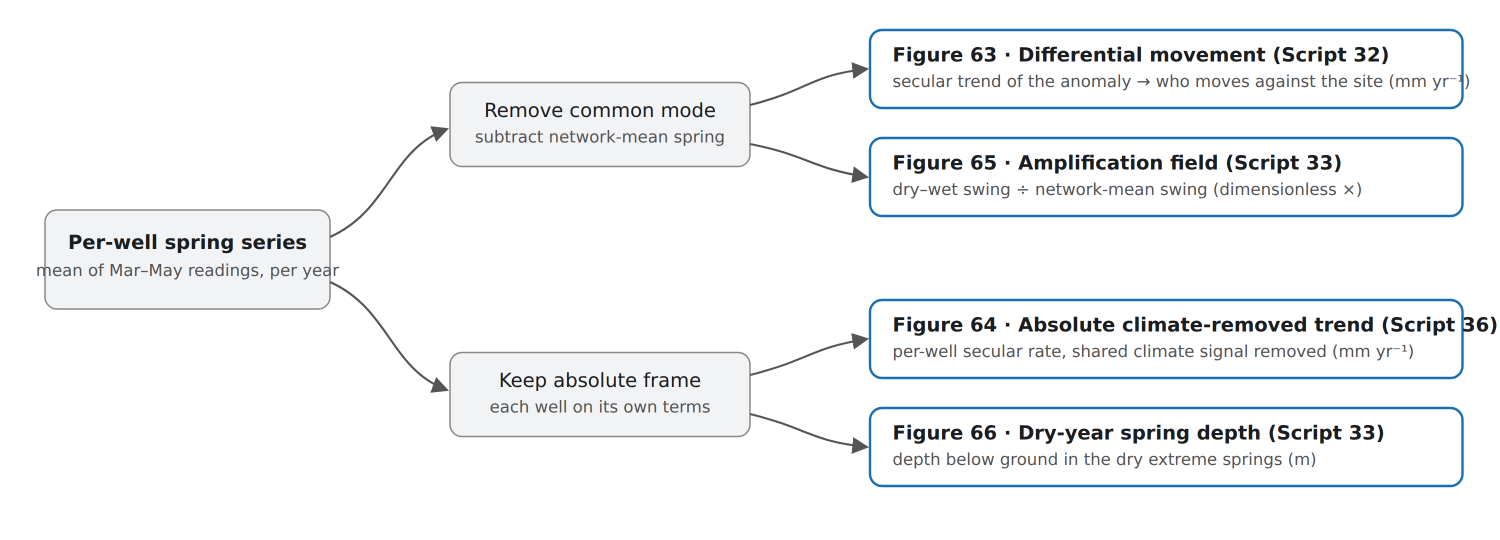
#> input picture docs/report/S10_network_change_schematic.png, 3000 x 1080 px (shown at 1/2 size)
$ python -i reembed_paper_figures.py   (imports and definitions only)
#> lines starting #> are read from the running program, lines starting #| are printed output that depends on the picture
#!/usr/bin/env python3
"""
reembed_paper_figures.py — put the CURRENT pipeline figure into each paper ODT.

WHY THIS IS NOT reembed_figures.py

  tools/reembed_figures.py keeps the REPORT's pictures current. It identifies an
  embedded picture by walking the declared output's git history for a revision
  whose bytes are embedded. That works for the report because the report embeds
  the pipeline's own bytes.

  The papers do not. Paper 1 and Paper 2 embed RESAMPLED copies: long edge 1600 px
  (Paper 1) or 1700 px (Paper 2), mostly re-encoded as JPEG, whatever the output's
  own size and format. No revision of any output has those bytes, so the report
  tool's byte match never fires on a paper and every paper figure is invisible to
  it — current or stale alike.

  So here a picture is identified by its CAPTION and compared by CONTENT:

  the map      docs/papers/paper_1/PAPER1_FIGURES.md and
               docs/papers/paper_2/PAPER2_FIGURES.md (figure number -> rendered
               file under outputs/). The paper captions do not reliably name their
               source; these tables are the durable record.
  the pairing  each draw:frame/draw:image in content.xml is paired with the
               caption that belongs to it: the "Figure N" paragraph inside the same
               text-box, else the paragraph that holds the frame when its own text
               begins "Figure N", else the first "Figure N" paragraph after it
               (stopping at a heading). "Figure N (continued)" belongs to N.
  the score    both pictures are flattened onto white, reduced to greyscale at
               SCORE_WIDTH px wide (the embedded picture's aspect), blurred by one
               pixel, aligned by the best whole-pixel shift within SCORE_SHIFT, and
               differenced. The score is the WORST BLOCK: the largest mean absolute
               difference (0-255) over a grid of SCORE_BLOCKS blocks across. A
               resample, a JPEG recompression or a one-pixel misregistration spreads
               a little difference over every edge; a re-rendered figure (a changed
               label, an added line, a moved contour) puts a lot of difference in
               one place. A whole-picture mean cannot tell those apart — it averages
               a changed number in a title into nothing (measured: see
               STALE_THRESHOLD).

  A figure whose map row names two or more files is a COMPOSITE. It is paired
  part-for-part, in document order, only when the paper embeds exactly as many
  images and that order is also the best-scoring assignment; otherwise it is
  reported and left alone. A row marked "DO NOT USE" is reported as excluded.

WRITING

  --apply replaces each STALE picture: the current output is resampled (PIL,
  LANCZOS) to the embedded picture's pixel WIDTH (never past the output's own
  width), keeping the output's aspect, and encoded in the embedded member's own
  format: a .png member gets PNG, a .jpg member gets JPEG quality 90. The member
  name, the manifest media-type and draw:mime-type are not rewritten, so the bytes
  must match them (most paper members are .jpg even where the output is a PNG,
  so "the output's own type" would put PNG bytes under a JPEG name). Where the new
  aspect differs from the frame's by more than ASPECT_TOL the frame's svg:height
  is recomputed from its kept svg:width, in whatever unit the frame uses (cm, in,
  mm, pt), exactly as reembed_figures 1.2.0 does.

  Every write goes through tools/odt_edit.py: edit() for the svg:height, then
  replace_image() once per picture. The chain is written into a temporary
  directory and only the final file is copied out, to the NEXT version filename
  beside the source (Paper1_v1_66.odt -> Paper1_v1_67.odt). A versioned document
  is never edited in place, and an existing next version is never overwritten.

Usage:
    python3 tools/reembed_paper_figures.py                      # dry run, both papers
    python3 tools/reembed_paper_figures.py --only paper1
    python3 tools/reembed_paper_figures.py --apply --only paper2
    python3 tools/reembed_paper_figures.py --only paper1 --odt /path/to/Paper1_v1_66.odt
"""
from __future__ import annotations

__version__ = "1.0.0"  # 2026-10-07 (Claude). First issue. Extends reembed_figures to the
#   papers, as Martin approved: the PAPER1_FIGURES.md and PAPER2_FIGURES.md tables are the map, pictures are paired
#   by caption and compared by content, and a stale one is resampled to the paper's own
#   embedded width (1600/1700 px). Needs odt_edit >= 1.9.0 (replace_image accepts JPEG).

import argparse
import io
import re
import shutil
import sys
import tempfile
import zipfile
from itertools import permutations
from pathlib import Path
from xml.dom import minidom

import numpy as np
from PIL import Image, ImageFilter

sys.path.insert(0, str(Path(__file__).resolve().parent))
import odt_edit                                                  # noqa: E402

REPO = Path(__file__).resolve().parents[1]
OUTPUTS = REPO / "outputs"

PAPERS = {
    "paper1": (REPO / "docs/papers/paper_1", "Paper1", "PAPER1_FIGURES.md"),
    "paper2": (REPO / "docs/papers/paper_2", "Hollingham_2026_Paper2_amended",
               "PAPER2_FIGURES.md"),
}

SCORE_WIDTH = 400
SCORE_BLOCKS = 25          # blocks across, so 16 px blocks at SCORE_WIDTH
SCORE_SHIFT = 2            # px at SCORE_WIDTH searched for the best global alignment
# Worst-block score above which the embedded picture is a DIFFERENT picture from the
# current output. Calibrated 2026-10-07 on Paper1_v1_66 and Paper2_amended_v32, every
# borderline pair checked by eye side by side:
#   same picture      0.4 (P1 Fig 16, swapped in at v1_61)
#                     7.4 (P1 Fig 3: identical content, rendered at a 0.1 % different
#                          aspect, so every edge is misregistered by about a pixel)
#   real changes      11.8 (P1 Fig 11: one contour segment and its label moved)
#                     18.3 (P2 Fig 3: clearfell step 120 -> 108 mm, CUSUM final)
#                     22.9 (P1 Fig 6: detrending mean 19.46 -> 19.51, one axis label)
#                     23.0 (P1 Fig 19: lambda 228 -> 220 m), then 24.9 upward.
# The line goes in the gap and toward its low side, because the two errors are not
# equal: a false STALE re-embeds a fresh resample of the same current output (harmless),
# a false "current" leaves a stale figure in a paper. The whole-picture mean, tried
# first, could not do this: it scored P1 Fig 11 (changed) 0.8 and P1 Fig 3 (unchanged)
# 1.7, and put four changed figures (2.0-2.6) below the unchanged one's neighbourhood.
STALE_THRESHOLD = 9.0
ASPECT_TOL = 0.005
JPEG_QUALITY = 90


# ----------------------------------------------------------------------------- files

def version_key(path: Path, stem: str) -> tuple[int, ...] | None:
    m = re.fullmatch(re.escape(stem) + r"_v(\d+(?:_\d+)*)\.odt", path.name)
    return tuple(int(x) for x in m.group(1).split("_")) if m else None


# [28 lines left out: functions newest_version, next_version, resolve_output, not called in this run]


# ----------------------------------------------------------------------------- the map

IMG_RE = re.compile(r"[\w./-]+\.(?:png|jpe?g)", re.I)


# [24 lines left out: function parse_map, not called in this run]


# ----------------------------------------------------------------------------- pairing

FRAME_RE = re.compile(r'<draw:frame\b([^>]*)>\s*<draw:image\b[^>]*?xlink:href="(Pictures/[^"]+)"',
                      re.S)
CAPTION_RE = re.compile(r"Figure\s*(\d+)")


def _plain(fragment: str) -> str:
    fragment = re.sub(r"<draw:frame\b.*?</draw:frame>", "", fragment, flags=re.S)
    return re.sub(r"<[^>]+>", "", fragment).strip()


def _caption_number(text: str) -> int | None:
    m = CAPTION_RE.match(text)
    return int(m.group(1)) if m else None


# [30 lines left out: function pair_images, not called in this run]


# ----------------------------------------------------------------------------- content

def _flatten(im: Image.Image) -> Image.Image:
    im.load()
    if im.mode in ("RGBA", "LA", "P", "PA"):
        im = im.convert("RGBA")
        bg = Image.new("RGBA", im.size, (255, 255, 255, 255))
        im = Image.alpha_composite(bg, im)
    return im.convert("RGB")


def grey(im: Image.Image) -> Image.Image:
    return _flatten(im).convert("L")


# [276 lines left out: functions score, plan, _frame_size, resample, apply, verify and 2 more, not called in this run]


# [2 lines not run here, left out]

>>> from PIL import Image
>>> picture = Image.open('../docs/report/S10_network_change_schematic.png')
#> picture is the input picture: PIL image 3000x1080 RGB; mean R, G, B 243, 244.5, 245.8
>>> result = grey(picture)
#> in grey, `return _flatten(im).convert("L")`:
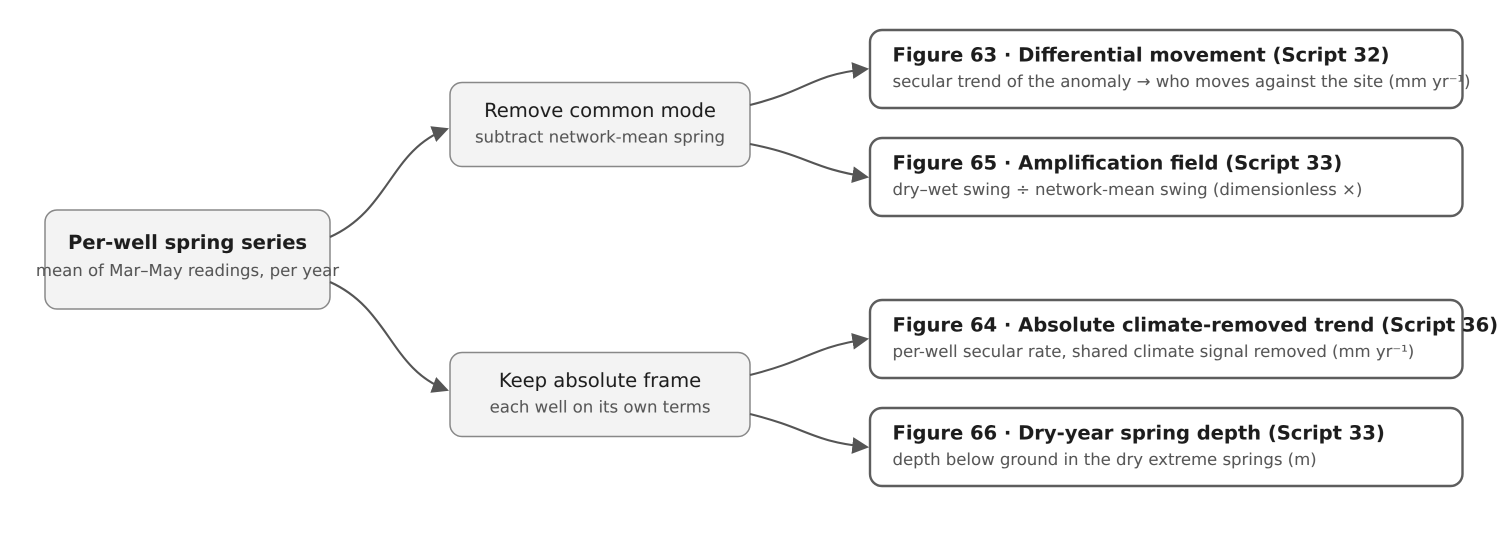
#> returned value: PIL image 3000x1080 L (shown at 1/2 size); min 29, max 255, mean 244.2
